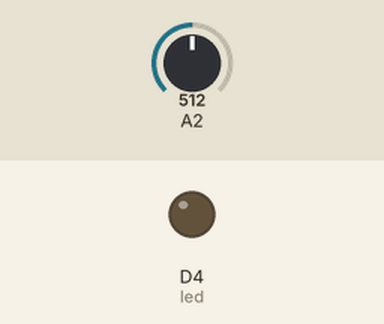
Simulated run of this program. Board: Raspberry Pi (BCM pin numbers) with a GrovePi. Shown: output pins drawn as LEDs (lit = HIGH). The inputs (shaded band) are chosen by the test bench; at power-on: A2 = 512 (analog values on the 0–1023 scale). What the program prints to the terminal is not drawn.

Above: at 2.2 s.
2.3 s: A2 set to 716
At 2.8 s:
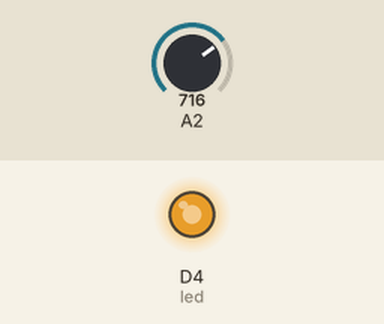
3.8 s: A2 set to 758
At 5.0 s:
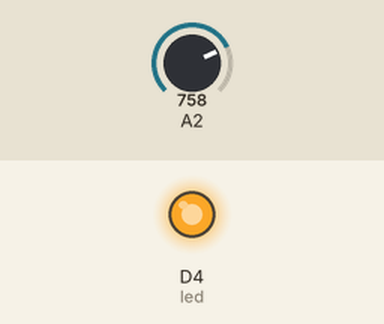
5.3 s: A2 set to 768
At 6.2 s:
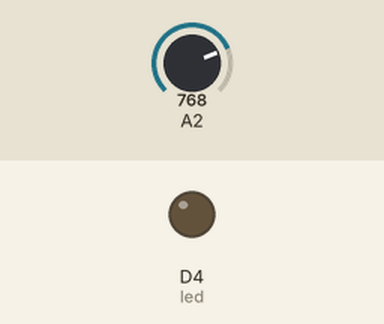
6.8 s: A2 set to 900
At 7.4 s:
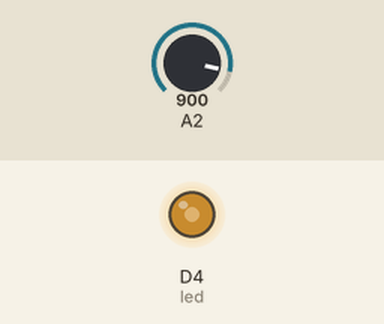
8.3 s: A2 set to 306
At 9.5 s:
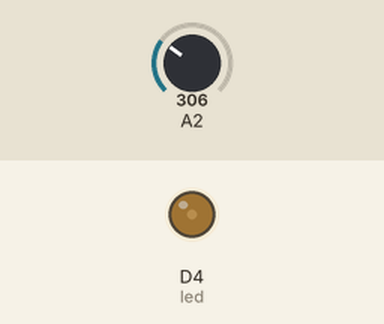
9.8 s: A2 set to 0
At 10.9 s:
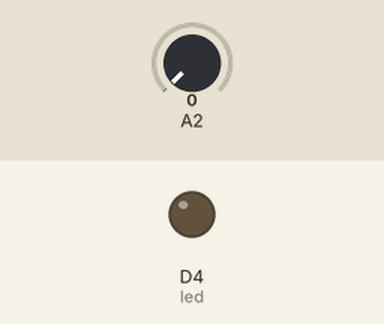
Timing chart, 0 to 12.3 s (numbered marks = the images above; inputs shaded):
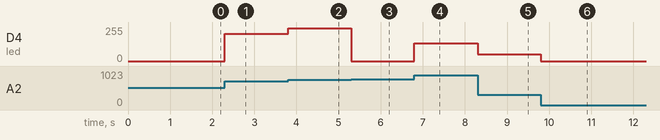

Measured:
- the behaviour switches between 767 and 768 on A2 (found by bisection; images 2 and 3)
- after the input at 2.3 s, D4 (led): 0/255 → 204/255 at once
- after the input at 3.8 s, D4 (led): 204/255 → 246/255 at once
- after the input at 5.3 s, D4 (led): 246/255 → 0/255 at once
- after the input at 6.8 s, D4 (led): 0/255 → 132/255 at once
- after the input at 8.3 s, D4 (led): 132/255 → 50/255 at once
- after the input at 9.8 s, D4 (led): 50/255 → 0/255 at once

The program:

ex3.py
```python
#!/usr/bin/env python

import time
from grovepi import *

# Connect the Grove LED to digital port D5
led = 4

# Connect the Grove Rotary Angle sensor to analog port A2
potentiometer = 2

pinMode(led, "OUTPUT")
time.sleep(1)

print("This example will adjust the brightness of a Grove LED connected to the GrovePi+ on port D5.")
print("Turn the potentiometer to adjust the LED brightness.")
print("")

while True:
    try:
        # Read the potentiometer value
        pot_value = analogRead(potentiometer)

        # Adjust the LED brightness
        analogWrite(led, pot_value)

        # Print the potentiometer value
        print(f"Potentiometer Value: {pot_value}")

    except KeyboardInterrupt:
        analogWrite(led, 0)  # Turn off the LED before stopping
        break
    except IOError:
        print("Error")
```
